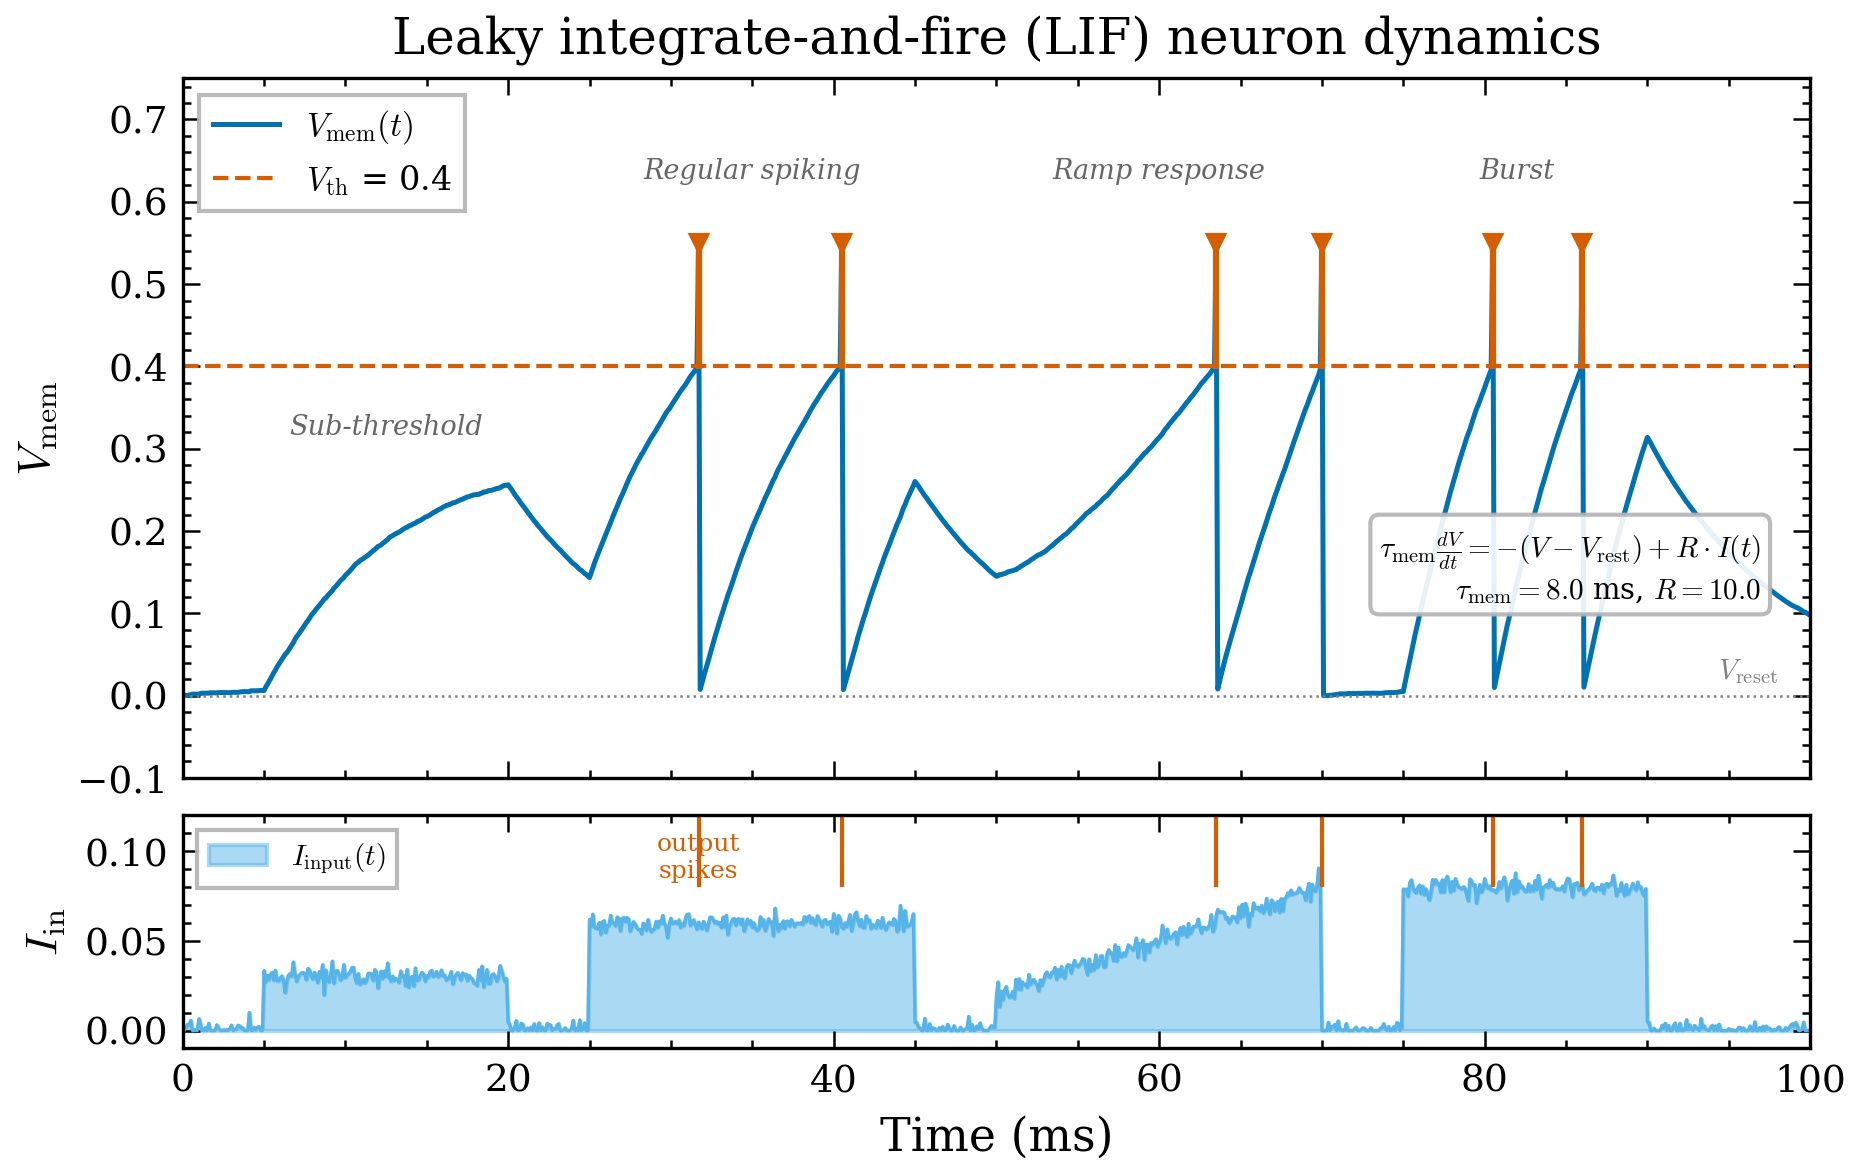

This chart was generated by the following Python code:
#!/usr/bin/env python3
# SPDX-License-Identifier: AGPL-3.0-or-later
# Commercial license available
# © Concepts 1996–2026 Miroslav Šotek. All rights reserved.
# © Code 2020–2026 Miroslav Šotek. All rights reserved.
# ORCID: 0009-0009-3560-0851
# Contact: www.anulum.li | protoscience@anulum.li
# SCPN Fusion Core — source/config header compliance
"""
Figure: LIF neuron membrane potential trace with spikes and threshold.

Shows the leaky integrate-and-fire (LIF) neuron dynamics used in the
SNN compiler.  Demonstrates membrane potential evolution with input
current, threshold crossing, spike generation, and reset.

Two-panel figure:
  (a) LIF neuron trace: membrane potential V(t) with spikes
  (b) Input current I(t) and output spike train

Output: fig_lif_neuron.pdf / .png
"""

import sys
import os
import numpy as np

sys.path.insert(0, os.path.dirname(__file__))
from style import apply_style, figsize, DOUBLE_COL, COLORS

apply_style()
import matplotlib.pyplot as plt


def _simulate_lif(t, I_input, V_rest=0.0, V_th=0.4, V_reset=0.0,
                  tau_mem=10.0, R=1.0):
    """Simulate a LIF neuron and return membrane potential + spike times."""
    dt = t[1] - t[0]
    V = np.zeros_like(t)
    V[0] = V_rest
    spikes = []

    for i in range(1, len(t)):
        # Leak + input integration
        dV = (-V[i - 1] + V_rest + R * I_input[i - 1]) / tau_mem
        V[i] = V[i - 1] + dV * dt

        # Threshold crossing
        if V[i] >= V_th:
            spikes.append(t[i])
            V[i] = V_reset  # reset

    return V, np.array(spikes)


def main():
    outdir = os.path.dirname(__file__)

    # Time
    dt = 0.1  # ms
    t = np.arange(0, 100, dt)  # 100 ms

    # Input current: structured pattern with varying amplitude
    I_input = np.zeros_like(t)
    # Phase 1: sub-threshold constant input
    mask1 = (t >= 5) & (t < 20)
    I_input[mask1] = 0.03

    # Phase 2: supra-threshold steps
    mask2 = (t >= 25) & (t < 45)
    I_input[mask2] = 0.06

    # Phase 3: ramp input
    mask3 = (t >= 50) & (t < 70)
    I_input[mask3] = 0.02 + 0.003 * (t[mask3] - 50)

    # Phase 4: strong burst
    mask4 = (t >= 75) & (t < 90)
    I_input[mask4] = 0.08

    # Add small noise
    rng = np.random.RandomState(17)
    I_input += rng.normal(0, 0.003, len(t))
    I_input = np.maximum(I_input, 0)

    # LIF parameters
    V_rest = 0.0
    V_th = 0.4
    V_reset = 0.0
    tau_mem = 8.0
    R = 10.0

    V, spike_times = _simulate_lif(t, I_input, V_rest=V_rest, V_th=V_th,
                                    V_reset=V_reset, tau_mem=tau_mem, R=R)

    # For visual spike representation, add brief spike peaks
    V_display = V.copy()
    for sp in spike_times:
        idx = np.argmin(np.abs(t - sp))
        if idx > 0:
            V_display[idx] = V_th + 0.15  # overshoot for visibility

    # ---- Figure ----
    fig, (ax1, ax2) = plt.subplots(
        2, 1, figsize=figsize(DOUBLE_COL, 0.6),
        sharex=True, gridspec_kw={'height_ratios': [3, 1]}
    )

    # Panel (a): Membrane potential
    ax1.plot(t, V_display, '-', color=COLORS["blue"], lw=1.2,
             label=r'$V_{\mathrm{mem}}(t)$')

    # Threshold line
    ax1.axhline(V_th, color=COLORS["red"], ls='--', lw=1.0,
                label=r'$V_{\mathrm{th}}$' + f' = {V_th}')

    # Reset level
    ax1.axhline(V_reset, color='grey', ls=':', lw=0.6)
    ax1.text(98, V_reset + 0.02, r'$V_{\mathrm{reset}}$', fontsize=7,
             color='grey', ha='right')

    # Spike markers
    for sp in spike_times:
        idx = np.argmin(np.abs(t - sp))
        ax1.plot([sp, sp], [V_th, V_th + 0.15], '-', color=COLORS["red"],
                 lw=1.5)
        ax1.plot(sp, V_th + 0.15, 'v', color=COLORS["red"], markersize=4)

    # Phase annotations
    phases = [
        (12.5, V_th - 0.09, 'Sub-threshold'),
        (35, V_th + 0.22, 'Regular spiking'),
        (60, V_th + 0.22, 'Ramp response'),
        (82, V_th + 0.22, 'Burst'),
    ]
    for x_pos, y_pos, label in phases:
        ax1.text(x_pos, y_pos, label, ha='center', va='bottom',
                 fontsize=6.5, color='0.4', style='italic')

    ax1.set_ylabel(r'$V_{\mathrm{mem}}$')
    ax1.set_ylim(-0.1, V_th + 0.35)
    ax1.legend(loc='upper left', fontsize=8)
    ax1.set_title('Leaky integrate-and-fire (LIF) neuron dynamics')

    # Panel (b): Input current and output spikes
    ax2.fill_between(t, 0, I_input, color=COLORS["cyan"], alpha=0.5,
                     label=r'$I_{\mathrm{input}}(t)$')
    ax2.plot(t, I_input, '-', color=COLORS["cyan"], lw=0.8)

    # Output spike raster
    for sp in spike_times:
        ax2.axvline(sp, ymin=0.7, ymax=1.0, color=COLORS["red"], lw=1.0)

    ax2.set_xlabel('Time (ms)')
    ax2.set_ylabel(r'$I_{\mathrm{in}}$')
    ax2.set_xlim(0, 100)
    ax2.set_ylim(-0.01, 0.12)
    ax2.legend(loc='upper left', fontsize=7)

    # Mark spikes label
    if len(spike_times) > 0:
        ax2.text(spike_times[0], 0.11, 'output\nspikes', fontsize=6,
                 color=COLORS["red"], ha='center', va='top')

    # Equation annotation
    eq_text = (r'$\tau_{\mathrm{mem}} \frac{dV}{dt} = '
               r'-(V - V_{\mathrm{rest}}) + R \cdot I(t)$'
               f'\n$\\tau_{{\\mathrm{{mem}}}} = {tau_mem}$ ms, '
               f'$R = {R}$')
    ax1.text(0.97, 0.3, eq_text, transform=ax1.transAxes,
             fontsize=7, ha='right', va='center',
             bbox=dict(boxstyle='round,pad=0.3', facecolor='white',
                       edgecolor='0.7', alpha=0.9))

    fig.subplots_adjust(hspace=0.08)

    for ext in ('pdf', 'png'):
        fig.savefig(os.path.join(outdir, f'fig_lif_neuron.{ext}'))
    plt.close(fig)
    print('  [OK] fig_lif_neuron')


if __name__ == '__main__':
    main()
